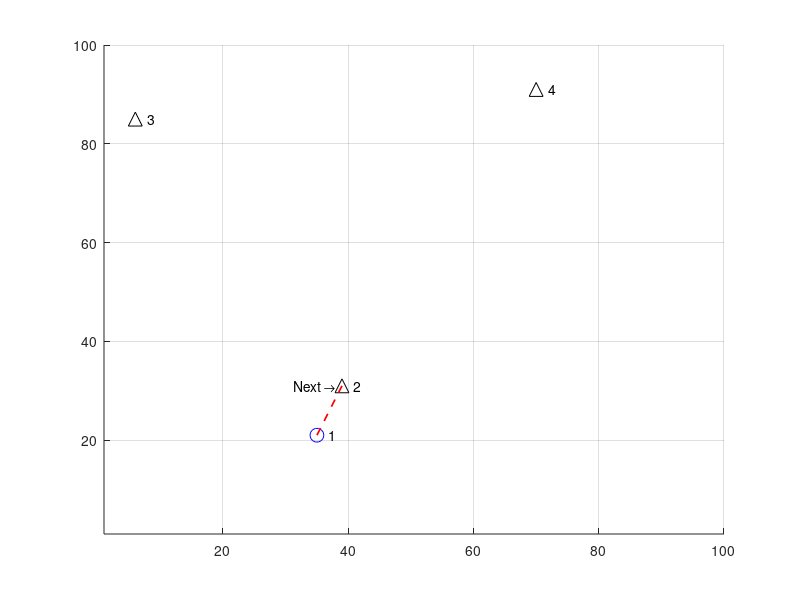

MATLAB code for this plot:
% TSP GA
% Kai brooks
% 8 Apr 2019
% Description
%
% Solves the travelling salesman problem using a genetic algorithm

clc
close all
clear all
format

rng('shuffle')

maxCities = 4;  % number of cities to visit
minLoc = 1;  % minimum coordinate to generate for city locations
maxLoc = 100;  % maximum coordinate to generate for city locations
verbose = 1;    % outputs things, maybe
attempts = 100; % number of attempts to bruteforce the solution before giving up
plotMarkerSize = 10;   % size of markers on map
currentCity = 1; % start at the first city, n=1

% Generate points
cities = randi([minLoc, maxLoc],2,maxCities);
cities = rot90(cities)  % rotate to form cities(x1,y1) for each point

visited = zeros([maxCities],1); % boolean to mark each visited city
visited(currentCity) = 1;

visitedOrder = zeros([maxCities],1); % vector to store the order which we visited each city
visitedOrder(currentCity) = 1;

% Map cities to give the user something to look at while we compute
figure(1)
hold on
grid on

xlim([minLoc maxLoc])
ylim([minLoc maxLoc])

% Attempt bruteforce distance
% Find distance between all cities from current location


ccLoc = [cities(currentCity,1), cities(currentCity,2)]; % coords of current city, probably not needed since we can just grab the array index instead

plot(cities(1,1),cities(1,2),'bo','MarkerSize',plotMarkerSize)
txt = '    1';
text(cities(1,1),cities(1,2),txt)

plot(cities(2,1),cities(2,2),'k^','MarkerSize',plotMarkerSize)
txt = '    2';
text(cities(2,1),cities(2,2),txt)

plot(cities(3,1),cities(3,2),'k^','MarkerSize',plotMarkerSize)
txt = '    3';
text(cities(3,1),cities(3,2),txt)

plot(cities(4,1),cities(4,2),'k^','MarkerSize',plotMarkerSize)
txt = '    4';
text(cities(4,1),cities(4,2),txt)


minDist = maxLoc^2;   % starting distance, make maximum possible
for n = 1:maxCities-1
    a = ccLoc;  % current city coordinates
    b = [cities(n+1,1),cities(n+1,2)];
    
    checkDistance = [a;b]; % select two points
    
    distance = pdist(checkDistance,'euclidean');    % find distance between them
    
    if distance < minDist
        minDist = distance;
        nextCity = n+1;
        nextLoc = [cities(n+1,1),cities(n+1,2)];
    end
    
    %plot(a,b)
    
end

% Display what we found for the next move
visited(nextCity) = 1;
visitedOrder(2) = nextCity;

minDist;
nextCity;

fprintf('Moving to city %i with a distance of %.2f \n',nextCity,minDist)



% Plot line to shortest next, vector 1 is both x's, 2 is both y's
x = [cities(currentCity,1), cities(nextCity,1)];
y = [cities(currentCity,2), cities(nextCity,2)];
plot(x,y,'r--','LineWidth',plotMarkerSize/8)

txt = 'Next \rightarrow  ';
text(cities(nextCity,1),cities(nextCity,2),txt,'HorizontalAlignment','right')
